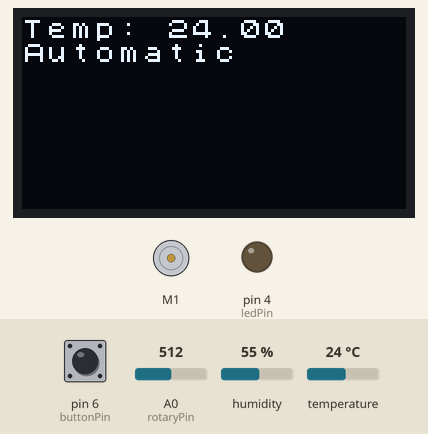
Recording of a sketch running on a simulated Arduino Uno, built with avr-gcc and run on an emulated ATmega328P. Shown: 128×64 one-colour display, DC motor (green arrow = forward, orange = backward, longer = faster), output pins drawn as LEDs (lit = HIGH). The inputs (shaded band) are chosen by the test bench; at power-on: pin 6 (buttonPin) LOW, temperature 24 °C, A0 (rotaryPin) = 512, humidity 55 %.

Above: at 1.3 s.
1.4 s: pin 6 (buttonPin) pulled HIGH for 1 s
At 2.06 s:
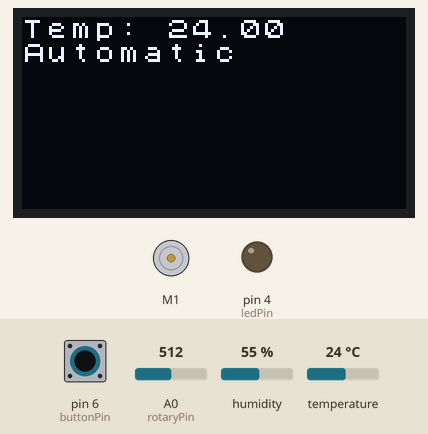
3.9 s: temperature set to 28 °C
At 5.3 s:
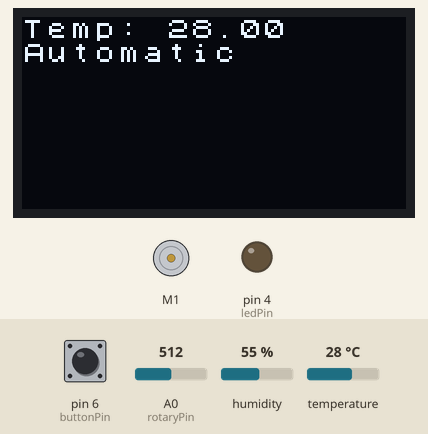
5.6 s: temperature set to 31 °C
At 7.0 s:
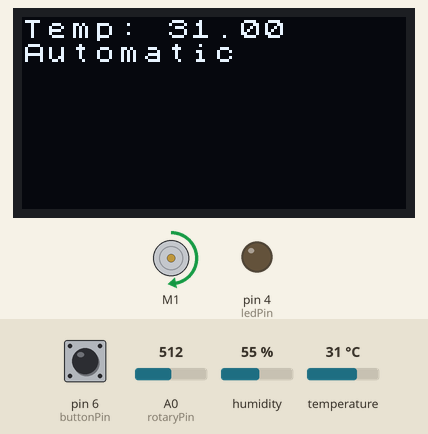
7.3 s: temperature set to 39 °C
At 8.7 s:
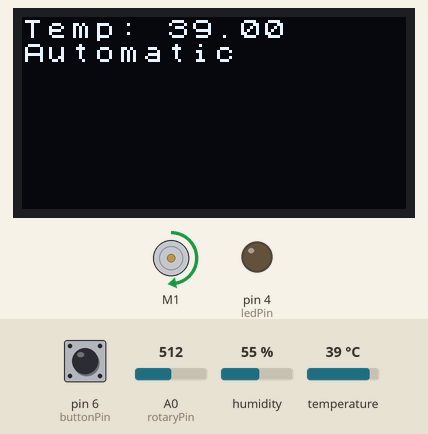
9.0 s: temperature set to 42 °C
At 9.7 s:
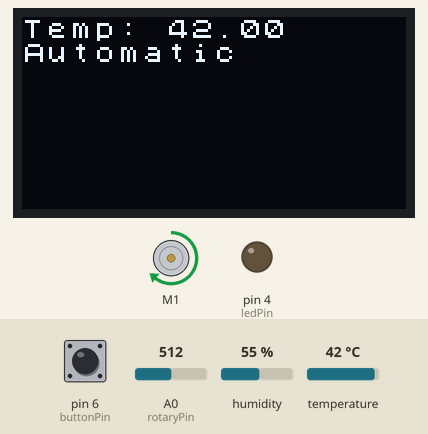
10.7 s: pin 6 (buttonPin) pulled HIGH for 0.2 s
At 11.6 s:
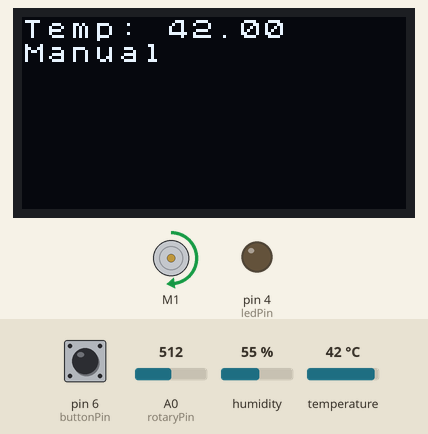
Timing chart, 0 to 13.4 s (numbered marks = the images above; inputs shaded):
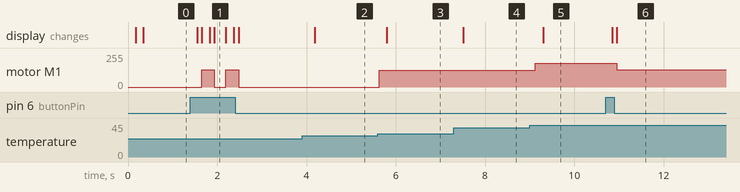

The sketch:

main.ino
```cpp
#include <Robojax_L298N_DC_motor.h>
#include <dht.h>
#include <U8x8lib.h>
U8X8_SSD1306_128X64_ALT0_HW_I2C u8x8(/* reset=*/ U8X8_PIN_NONE);

dht DHT;
#define IN1 12
#define IN2 13
#define ENA 11
#define NTD1 294
int ledPin = 4;
int tonepin=5;

const int CCW = 2;
const int CW  = 1;
const int motorDirection = CW;
#define motor1 1
Robojax_L298N_DC_motor motor(IN1, IN2, ENA, true);

#define dataPin 3
float t;

const int voltMin = 0;
const int voltMax = 12;

const float tempMin = 30.0;
const float tempMid = 40.0;
const int speedMin = 70;
const float tempMax = 50.0;
const float extreme = 60.0;
const int speedMax = 100;
const int buttonPin = 6;
const int rotaryPin = A0;
int rotaryValue = 0;

int selectedMode = 0;

int motorSpeed;

int buttonState = 0;

void setup() {
  motor.begin();
  u8x8.begin();
  u8x8.setFlipMode(1);
  pinMode(rotaryPin, INPUT);
  pinMode(buttonPin, INPUT);
  u8x8.setFont(u8x8_font_chroma48medium8_r);
  u8x8.setCursor(0, 1);
  u8x8.print("             ");
  u8x8.setCursor(0, 1);
  u8x8.print("Automatic");
  pinMode(ledPin, OUTPUT);
  pinMode(tonepin,OUTPUT);
}

void loop() {

  buttonState = digitalRead(buttonPin);
  if (buttonState == HIGH) {
    if (selectedMode == 0) {
      selectedMode = 1;
      u8x8.setFont(u8x8_font_chroma48medium8_r);
      u8x8.setCursor(0, 1);
      u8x8.print("             ");
      u8x8.setCursor(0, 1);
      u8x8.print("Manual");
    } else {
      selectedMode = 0;
      u8x8.setFont(u8x8_font_chroma48medium8_r);
      u8x8.setCursor(0, 1);
      u8x8.print("             ");
      u8x8.setCursor(0, 1);
      u8x8.print("Automatic");
    }
  }

  if (selectedMode == 0) {
    tempToSpeed();
  } else {
    rotaryToSpeed();
  }

  motor.rotate(motor1, motorSpeed, motorDirection);
  delay(100);
  u8x8.setFont(u8x8_font_chroma48medium8_r);
  u8x8.setCursor(0, 0);
  u8x8.print("Temp:");
  u8x8.setCursor(6, 0);
  u8x8.print(t);
}

void tempToSpeed()
{
  float readData = DHT.read11(dataPin);
  t = DHT.temperature;
  motorSpeed = map(t, tempMin, tempMax, speedMin, speedMax);
  if (t < tempMin)
  {
    motorSpeed = 0;
    motor.brake(1);
    noTone(tonepin);
  }
  if (t >= tempMin && t <= tempMid)
  {
    motorSpeed = 50;
    noTone(tonepin);
  }
  if (t > tempMid && t <= tempMax)
  {
    motorSpeed = 70;
    noTone(tonepin);
  }
  if (t > tempMax && t < extreme)
  {
    motorSpeed = 100;
    noTone(tonepin);
  }
  if (t >= extreme)
  {
    motorSpeed = 100;
    digitalWrite(ledPin, HIGH);
    delay(100);
    digitalWrite(ledPin, LOW);
    delay(100);
    tone(tonepin,294);
    delay(100);
    noTone(tonepin);
  }
}


void rotaryToSpeed()
{
  rotaryValue = analogRead(rotaryPin);
  motorSpeed = map(rotaryValue, voltMin, voltMax, speedMin, speedMax);
  motorSpeed = motorSpeed / 26.08;
}
```

Measured:
- the behaviour switches between 29 and 30 °C on temperature (found by bisection; images 2 and 3)
- the behaviour switches between 40 and 41 °C on temperature (found by bisection; images 4 and 5)
- after the input at 1.4 s, motor M1: alternates forward 130/255 for 0.29 s and stopped for 0.25 s, 4 changes in all, then stays stopped, starting after 0.25 s; the display: first changes after 0.15 s (image 1 shows a later state)
- after the input at 3.9 s, the display: changes after 0.29 s (image 2)
- after the input at 5.6 s, motor M1: stopped → forward 127/255 at once; the display: changes after 0.20 s (image 3)
- after the input at 7.3 s, the display: changes after 0.21 s (image 4)
- after the input at 9.0 s, motor M1: forward 127/255 → forward 178/255 after 0.12 s; the display: changes after 0.30 s (image 5)
- after the input at 10.7 s, motor M1: forward 178/255 → forward 130/255 after 0.25 s; the display: first changes after 0.15 s (image 6 shows a later state)
